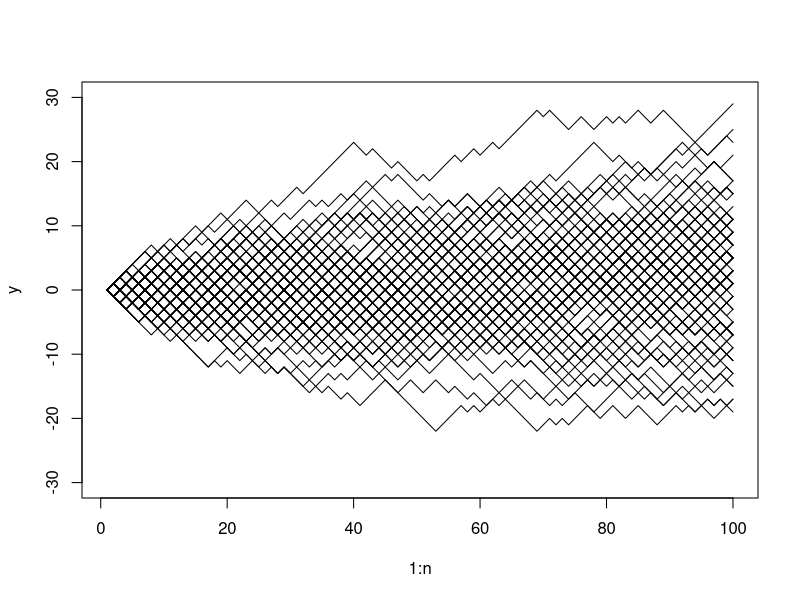
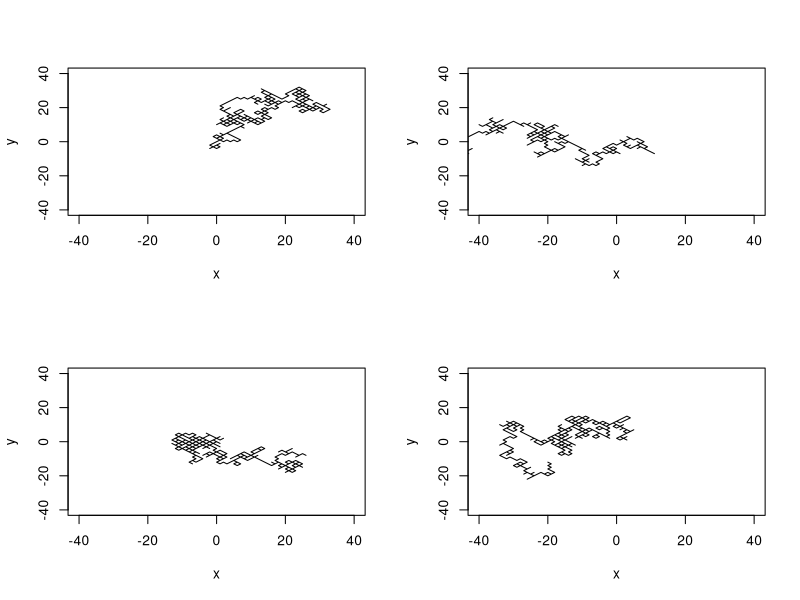

Recreate these plots in R, in order. (Note: this script raises an error after producing the figures.)
# Random walk de passos (+1,-1)
Walk1d <- function(n) {
  y <- vector(length=n)
  y[1] <- 0
  for (i in 2:n){ 
    y[i] <- y[(i-1)] + sample(c(-1,1),1)
  }
  y
}

# Repetindo o experimento 100 vezes:
n <- 100
y <- Walk1d(n)
plot(1:n,y,type='l',ylim=c(-30,30))

for (i in 1:100){
  y <- Walk1d(n)
  lines(1:100,y,type='l')
}

# Exercício:
# Pegue o resultado final dos 100 experimentos e plote um
# histograma.


# Random walk com duas dimensões
par(mfrow=c(2,2))
Walk2d<-function(){
  xstart <- 0
  ystart <- 0
  xmove <- sample(c(-1,1),500,repl=T)
  ymove <- sample(c(-1,1),500,repl=T)
  xmove <- xstart + cumsum(xmove)
  ymove <- ystart + cumsum(ymove)
  plot(xmove,ymove,xlim=c(-40,40),ylim=c(-40,40),xlab="x",ylab="y",type='l')
}
for (i in 1:4) Walk2d()

## Operação de matriz em R

# Declarando uma matriz
a<-matrix(c(1,2,3,4),nrow=2,ncol=2)
a

# Declarando uma segunda matriz
b<-matrix(c(4,3,2,1),nrow=2,ncol=2)
b

# Multiplicando a matriz
a%*%b

# Note que o uso a*b não é correto
a*b

# Caso simples de cadeia de markov

# Exercício:
# Crie uma matriz representando a matriz de transicao
# que represente as probabilidades dos movimentos do sapo
# nas folhas da vitória-régia



# Exercício:
# Multiplique a matriz de transição com ela mesma para 
# obter a próxima matriz de transição.


# Comportamento da matriz de transicao ao longo do intervalo
# de tempo:
frogn <- frog1
frogn <- frogn%*%frog1
frogn

# Incorporando a distribuição a priori na cadeia de markov:
start0<-matrix(c(0.5,0.5),nrow=1,ncol=2)
start0

start1<-start0%*%frog1
start1

startn <- start1
startn <- startn%*%frog1
startn

# Exercício
# Se a distribuição a priori for p(A) = 0.9 e p(B) = 0.1,
# como se comporta a matriz de transição ao longo do intervalo
# de tempo?
